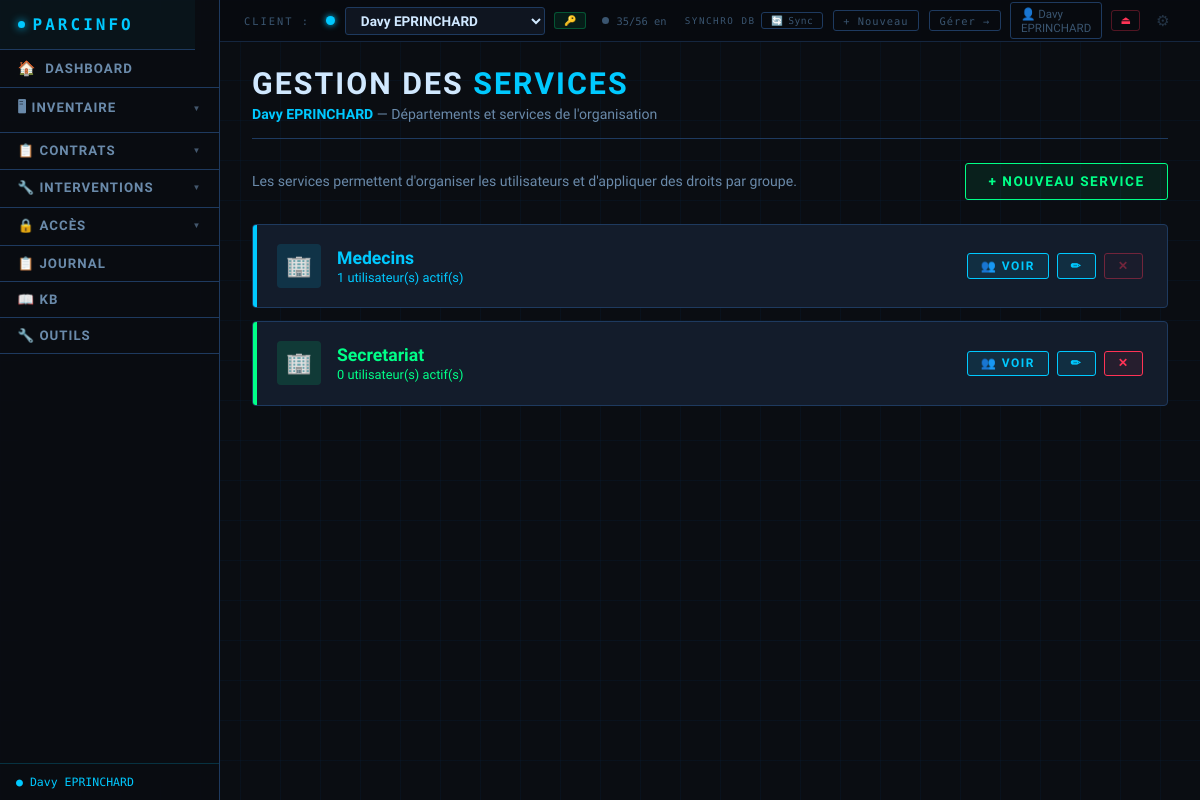
Screenshot of /services (signed in) with the database file from the repository.
### tables this page shows
CREATE TABLE clients (
        id INTEGER PRIMARY KEY AUTOINCREMENT,
        nom TEXT NOT NULL DEFAULT '',
        contact TEXT DEFAULT '',
        telephone TEXT DEFAULT '',
        email TEXT DEFAULT '',
        adresse TEXT DEFAULT '',
        notes TEXT DEFAULT '',
        couleur TEXT DEFAULT '#00c9ff',
        date_creation TEXT DEFAULT '',
        date_maj TEXT DEFAULT '', auth_user_id INTEGER DEFAULT NULL);

CREATE TABLE services (
        id INTEGER PRIMARY KEY AUTOINCREMENT,
        client_id INTEGER NOT NULL,
        nom TEXT NOT NULL DEFAULT '',
        description TEXT DEFAULT '',
        responsable TEXT DEFAULT '',
        couleur TEXT DEFAULT '#6a8aaa',
        ordre INTEGER DEFAULT 0,
        date_creation TEXT DEFAULT '',
        date_maj TEXT DEFAULT '',
        FOREIGN KEY(client_id) REFERENCES clients(id) ON DELETE CASCADE);

### app.py (the view)
@app.route('/services')
def liste_services():
    cid = get_client_id()
    if not cid: return redirect(url_for('nouveau_client'))
    conn = get_db()
    client = row_to_dict(conn.execute('SELECT * FROM clients WHERE id=?', (cid,)).fetchone() or {})
    services = [row_to_dict(r) for r in conn.execute(
        'SELECT * FROM services WHERE client_id=? ORDER BY ordre,nom', (cid,)).fetchall()]
    for s in services:
        s['nb_users'] = conn.execute(
            'SELECT COUNT(*) FROM utilisateurs WHERE service_id=? AND statut="actif"', (s['id'],)).fetchone()[0]
    conn.close()
    return render_template('services.html', services=services, client=client,
                           clients=get_clients(), client_actif_id=cid)

### app.py (called while the page is built)
@app.context_processor
def inject_auth_context():
    u = None
    uid = session.get('auth_user_id')
    if uid:
        try:
            conn = get_db()
            u = row_to_dict(conn.execute('SELECT id,login,nom,prenom,role,logo_fichier FROM auth_users WHERE id=?', (uid,)).fetchone() or {})
            conn.close()
        except Exception:
            logger.exception('Erreur inject_auth_context')
    return dict(auth_user=u)

@app.context_processor
def inject_csrf_token():
    return dict(csrf_token=_get_csrf_token())

@app.context_processor
def inject_dynamic_css():
    user = get_auth_user()
    auth_user_id = user['id'] if user else None
    dynamic_css = _generate_dynamic_css(auth_user_id=auth_user_id)
    return dict(dynamic_css=dynamic_css)

@app.before_request
def csrf_protect():
    validate_csrf_request()

@app.template_filter('type_css')
def type_css_filter(t):
    import re as _re
    if t in _TYPE_CSS_MAP:
        return _TYPE_CSS_MAP[t]
    key = _re.sub(r'[^a-z0-9]', '', str(t).lower())[:16]
    return key or 'autre'

@app.context_processor
def inject_cfg():
    types = get_liste('types_appareils')
    user = get_auth_user()
    auth_user_id = user['id'] if user else None
    cfg = cfg_all(auth_user_id=auth_user_id)
    type_badges = {}
    for t in types:
        k = type_css_filter(t)
        if k not in type_badges:
            val = cfg.get(f'type_badge_{k}', '')
            if val:
                type_badges[k] = val[:3].upper()
            else:
                type_badges[k] = _TYPE_BADGE_DEFAULTS.get(k, k[:3].upper() or 'AUT')
    return {
        'cfg': cfg,
        'types_appareils_ctx': types,
        'type_css_defaults': _TYPE_CSS_DEFAULTS,
        'type_badge_defaults': _TYPE_BADGE_DEFAULTS,
        'type_badges': type_badges,
    }

@app.before_request
def _auto_start_sync():
    global _sync_init_done
    if not _sync_init_done:
        _sync_init_done = True
        if cfg_get('db_type') == 'sync':
            _start_sync_thread()

### auth_utils.py (called while the page is built)
def get_auth_user():
    from database import get_db, row_to_dict
    uid = session.get('auth_user_id')
    if not uid:
        return None
    conn = get_db()
    u = conn.execute('SELECT * FROM auth_users WHERE id=? AND actif=1', (uid,)).fetchone()
    conn.close()
    return row_to_dict(u) if u else None

def get_csrf_token() -> str:
    if 'csrf_token' not in session:
        session['csrf_token'] = secrets.token_hex(32)
    return session['csrf_token']

### database.py (called while the page is built)
def get_local_db():
    return _local_db()

### templates/services.html (shortened to what this page needs)
{% extends "base.html" %}
{% block content %}
<div class="page-header">
    <h1>Gestion des <span>Services</span></h1>
    <p>
        <span style="color:{{ client.couleur or '#00c9ff' }};font-weight:700;">{{ client.nom }}</span>
        — Départements et services de l'organisation
    </p>
</div>
<div class="actions-row">
    <p style="color:var(--text-secondary);font-size:.88rem;">
        Les services permettent d'organiser les utilisateurs et d'appliquer des droits par groupe.
    </p>
    <a href="/service/nouveau" class="btn btn-success">+ Nouveau service</a>
</div>
{% if services %}
<div style="display:flex;flex-direction:column;gap:0.8rem;">
{% for svc in services %}
<div class="svc-card">
    <div class="svc-bar" style="background:{{ svc.couleur or '#6a8aaa' }};"></div>
    <div class="svc-icon" style="background:{{ svc.couleur or '#6a8aaa' }}22;color:{{ svc.couleur or '#6a8aaa' }};">
        🏢
    </div>
    <div class="svc-info">
        <div class="svc-nom" style="color:{{ svc.couleur or '#d0e8ff' }}">{{ svc.nom }}</div>
        <div class="svc-meta">
            <span style="color:{{ svc.couleur or '#6a8aaa' }}">{{ svc.nb_users }} utilisateur(s) actif(s)</span>
        </div>
    </div>
    <div style="display:flex;gap:0.5rem;flex-shrink:0;">
        <a href="/utilisateurs?service={{ svc.id }}" class="btn btn-primary btn-sm">👥 Voir</a>
        <a href="/service/{{ svc.id }}/editer" class="btn btn-primary btn-sm">✏</a>
        {% if svc.nb_users == 0 %}
        <form method="POST" action="/service/{{ svc.id }}/supprimer"
              onsubmit="return confirm('Supprimer le service « {{ svc.nom }} » ?')">
            <button type="submit" class="btn btn-danger btn-sm">✕</button>
        </form>
        {% else %}
        <button class="btn btn-danger btn-sm" disabled title="Déplacez les {{ svc.nb_users }} utilisateur(s) avant de supprimer"
                style="opacity:.4;cursor:not-allowed;">✕</button>
        {% endif %}
    </div>
</div>
{% endfor %}
</div>
{% endif %}
{% endblock %}

### templates/base.html (shortened to what this page needs)
<!DOCTYPE html>
<html lang="fr">
<head>
</head>
<body class="{{ 'theme-light' if cfg.get('mode') == 'light' else '' }}{{ ' nav-left' if cfg.get('nav_mode') == 'vertical' else '' }}">
<div class="client-bar">
    <span class="client-bar-label">Client :</span>
    <div class="client-select-wrap">
        {% set active_cl = clients | selectattr('id','eq', client_actif_id) | first | default(None) %}
        <span class="client-dot" style="color:{{ active_cl.couleur if active_cl else '#00c9ff' }}; background:{{ active_cl.couleur if active_cl else '#00c9ff' }};"></span>
        <select id="client-dropdown" onchange="changerClientAvecConfirmation(this)" data-current-value="{{ client_actif_id or '' }}">
            {% for cl in clients %}
            <option value="{{ cl.id }}" {% if cl.id == client_actif_id %}selected{% endif %}>{{ cl.nom }}</option>
            {% endfor %}
        </select>
        {% set acces_actif = active_cl.acces if active_cl and active_cl.acces is defined else '' %}
        {% if acces_actif %}
        <div class="topbar-acces-badge topbar-acces-{{ acces_actif }}" title="{% if acces_actif == 'proprietaire' %}Vous êtes propriétaire{% elif acces_actif == 'ecriture' %}Partagé — lecture/écriture{% elif acces_actif == 'admin' %}Accès administrateur{% else %}Partagé — lecture seule{% endif %}">
            {% if acces_actif == 'proprietaire' %}🔑{% elif acces_actif == 'ecriture' %}✏ R/W{% elif acces_actif == 'admin' %}⚙{% else %}👁{% endif %}
        </div>
        {% endif %}
    </div>
    <div class="wd-topbar idle" id="wd-global-bar">
        <span class="wd-dot"></span>
        <span id="wd-global-text">…</span>
    </div>
    <div class="client-bar-actions">
        {% if cfg.get('db_type') == 'sync' %}
        <div id="topbar-sync-wrap" style="display:flex;align-items:center;gap:.35rem;">
        {% else %}
        <div id="topbar-sync-wrap" style="display:none;align-items:center;gap:.35rem;">
        {% endif %}
            <span style="font-family:'Share Tech Mono',monospace;font-size:.58rem;letter-spacing:1.5px;
                         text-transform:uppercase;color:var(--text-muted);white-space:nowrap;">Synchro DB</span>
            <button class="topbar-sync-btn" id="topbar-sync-btn"
                    onclick="syncNow()" title="Base de données — mode synchronisation&#10;Cliquer pour synchroniser maintenant">
                <span class="topbar-sync-icon" id="topbar-sync-icon">🔄</span>
                <span id="topbar-sync-label">Sync…</span>
            </button>
        </div>
        <a href="/client/nouveau" class="client-bar-link">+ Nouveau</a>
        <a href="/clients" class="client-bar-link">Gérer →</a>
        {% if session.get('auth_user_id') %}
        <a href="/profil" style="display:flex;align-items:center;gap:.4rem;text-decoration:none;
            border:1px solid var(--border);border-radius:3px;padding:.2rem .6rem;
            font-size:.72rem;color:var(--text-muted);transition:all .15s;"
           onmouseover="this.style.borderColor='var(--accent)';this.style.color='var(--text-secondary)'"
           onmouseout="this.style.borderColor='var(--border)';this.style.color='var(--text-muted)'">
            👤 {{ session.get('auth_user_nom', 'Profil') }}
        </a>
        <a href="/logout" style="border:1px solid rgba(255,51,85,.3);border-radius:3px;padding:.2rem .5rem;
            font-size:.7rem;color:var(--accent-red);text-decoration:none;" title="Déconnexion">⏏</a>
        {% endif %}
        <button class="topbar-gear" onclick="toggleConfig()" title="Paramètres">⚙</button>
    </div>
</div>
{% set ep = request.endpoint %}
{% set inv_active = ep in ['liste_appareils','nouvel_appareil','editer_appareil','liste_peripheriques','nouveau_peripherique','editer_peripherique','parc_general','baie_brassage','page_scan','liste_plans','editer_plan'] %}
{% set contrats_active = ep in ['liste_contrats','nouveau_contrat','editer_contrat','detail_contrat'] %}
{% set secu_active = ep in ['liste_identifiants','nouvel_identifiant','editer_identifiant','liste_utilisateurs','nouvel_utilisateur','editer_utilisateur','droits_utilisateur'] %}
<nav>
    <a href="/" class="nav-brand">PARCINFO</a>
    <a href="/" {% if ep == 'index' %}class="active"{% endif %}>
        <span style="font-size:.9rem;">🏠</span> DASHBOARD
    </a>
    <div class="nav-group">
        <button class="nav-group-btn {% if inv_active %}active{% endif %}">
            🖥 Inventaire <span class="arr">▼</span>
        </button>
    </div>
    <div class="nav-group">
        <button class="nav-group-btn {% if contrats_active %}active{% endif %}">
            📋 Contrats <span class="arr">▼</span>
        </button>
    </div>
    <div class="nav-group">
        <button class="nav-group-btn {% if ep in ['liste_interventions','nouveau_intervention','detail_intervention','editer_intervention'] %}active{% endif %}">
            🔧 Interventions <span class="arr">▼</span>
        </button>
    </div>
    <div class="nav-group">
        <button class="nav-group-btn {% if secu_active %}active{% endif %}">
            🔒 Accès <span class="arr">▼</span>
        </button>
    </div>
    <a href="/historique" {% if ep == 'page_historique' %}class="active"{% endif %}>📋 Journal</a>
    <a href="/kb" {% if ep == 'page_kb' %}class="active"{% endif %}>📖 KB</a>
    <a href="/outils" {% if ep == 'page_outils' %}class="active"{% endif %}>🔧 Outils</a>
    <div class="nav-spacer"></div>
    {% if client is defined and client and client.nom %}
    <span class="nav-client-badge" style="color:{{ client.couleur or '#00c9ff' }}; border-color:{{ client.couleur or '#00c9ff' }}33;">
        &#9679; {{ client.nom }}
    </span>
    {% endif %}
</nav>
<main>
    {% set ep = request.endpoint %}
    {% set bc = [] %}
    {% if ep in ['nouvel_appareil','editer_appareil'] %}
        {% set _ = bc.append(('Inventaire', None)) %}
        {% set _ = bc.append(('Appareils', '/appareils')) %}
        {% set _ = bc.append(('Ajouter' if ep == 'nouvel_appareil' else 'Modifier', None)) %}
    {% elif ep in ['nouveau_peripherique','editer_peripherique'] %}
        {% set _ = bc.append(('Inventaire', None)) %}
        {% set _ = bc.append(('Périphériques', '/peripheriques')) %}
        {% set _ = bc.append(('Ajouter' if ep == 'nouveau_peripherique' else 'Modifier', None)) %}
    {% elif ep in ['nouveau_contrat','editer_contrat'] %}
        {% set _ = bc.append(('Contrats', '/contrats')) %}
        {% set _ = bc.append(('Ajouter' if ep == 'nouveau_contrat' else 'Modifier', None)) %}
    {% elif ep == 'detail_contrat' %}
        {% set _ = bc.append(('Contrats', '/contrats')) %}
        {% set _ = bc.append(('Détail', None)) %}
    {% elif ep in ['nouvel_identifiant','editer_identifiant'] %}
        {% set _ = bc.append(('Accès', None)) %}
        {% set _ = bc.append(('Identifiants', '/identifiants')) %}
        {% set _ = bc.append(('Ajouter' if ep == 'nouvel_identifiant' else 'Modifier', None)) %}
    {% elif ep in ['nouvel_utilisateur','editer_utilisateur'] %}
        {% set _ = bc.append(('Accès', None)) %}
        {% set _ = bc.append(('Utilisateurs', '/utilisateurs')) %}
        {% set _ = bc.append(('Ajouter' if ep == 'nouvel_utilisateur' else 'Modifier', None)) %}
    {% elif ep == 'droits_utilisateur' %}
        {% set _ = bc.append(('Accès', None)) %}
        {% set _ = bc.append(('Utilisateurs', '/utilisateurs')) %}
        {% set _ = bc.append(('Droits', None)) %}
    {% elif ep == 'parc_general' %}
        {% set _ = bc.append(('Inventaire', None)) %}
        {% set _ = bc.append(('Parc général', None)) %}
    {% elif ep == 'baie_brassage' %}
        {% set _ = bc.append(('Inventaire', None)) %}
        {% set _ = bc.append(('Baie de brassage', None)) %}
    {% elif ep == 'page_scan' %}
        {% set _ = bc.append(('Inventaire', None)) %}
        {% set _ = bc.append(('Scan réseau', None)) %}
    {% endif %}
    {% block content %}{% endblock %}
</main>
    {% set _sk2 = [] %}
</body>
</html>

### templates/services.html (style rules this page uses)
.svc-card { background: var(--bg-card); border: 1px solid var(--border); border-radius: 4px; padding: 1.2rem 1.5rem; position: relative; overflow: hidden; display: flex; align-items: center; gap: 1rem; transition: border-color .2s; }
.svc-bar { position:absolute; left:0; top:0; bottom:0; width:4px; }
.svc-icon { width: 44px; height: 44px; border-radius: 4px; flex-shrink: 0; display: flex; align-items: center; justify-content: center; font-size: 1.3rem; }
.svc-info { flex: 1; }
.svc-nom { font-family:'Rajdhani',sans-serif; font-size:1.1rem; font-weight:700; }
.svc-meta { font-size:0.8rem; color:var(--text-secondary); margin-top:2px; }

### rows the page displays
clients: get "Davy EPRINCHARD", nom "Davy EPRINCHARD"
services: nom "Medecins", nb_users "1"
services: nom "Secretariat", nb_users "0"

### other values shown
form field value "Davy EPRINCHARD"
